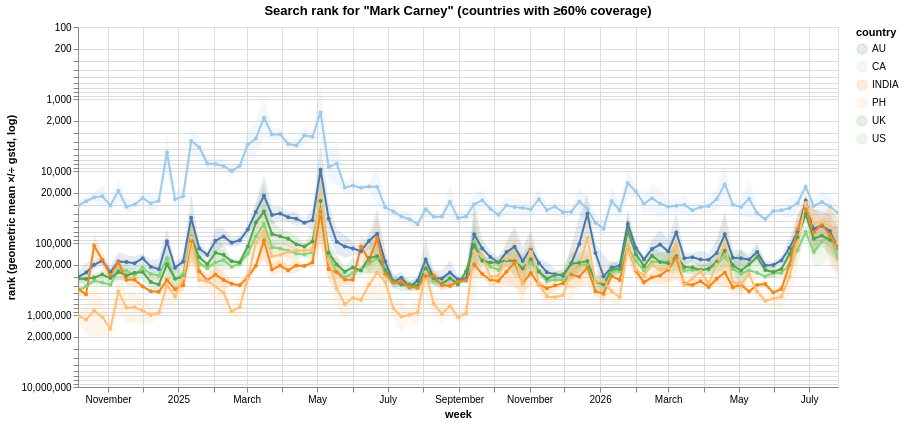

Here is the notebook cell this chart was saved with:
### Markdown cell above
The Carney chart is noisier and much less coupled. Instead of one worldwide bundle, you get a sustained elevation led by one country
- the Canadian series riding above 1 through roughly the spring-2025 stretch that maps onto his Liberal leadership win (March 2025) and the federal election (April/May 2025) (duh)

The next question we get rid of the median normalization. Here we answer "who cares most".

### Code cell
df = leader_dfs["Carney"]
comparable = df.loc[:, df.notna().mean() >= 0.6]      # keep countries present ≥60% of days
plot_rank(comparable, title='Search rank for "Mark Carney" (countries with ≥60% coverage)')

### Figure 1 — Vega-Lite specification as saved in the notebook (floating-point values rounded to 4 significant figures; data arrays with more than 128 entries replaced by an {"elided": "..."} marker saying what was removed)
{"config": {"view": {"continuousWidth": 300, "continuousHeight": 300}}, "layer": [{"mark": {"type": "area"}, "encoding": {"color": {"field": "country", "scale": {"scheme": "tableau20"}, "title": "country", "type": "nominal"}, "opacity": {"condition": {"test": {"and": [{"param": "param_94"}, {"param": "param_95"}]}, "value": 0.15}, "value": 0.0}, "tooltip": [{"field": "country", "type": "nominal"}, {"field": "date", "type": "temporal"}, {"field": "center", "format": ".2f", "title": "value", "type": "quantitative"}], "x": {"field": "date", "title": "week", "type": "temporal"}, "y": {"field": "lower", "scale": {"reverse": true, "type": "log"}, "title": "rank (geometric mean ×/÷ gstd, log)", "type": "quantitative"}, "y2": {"field": "upper"}}, "name": "view_38"}, {"mark": {"type": "line", "point": {"size": 16}}, "encoding": {"color": {"field": "country", "scale": {"scheme": "tableau20"}, "title": "country", "type": "nominal"}, "opacity": {"condition": {"test": {"and": [{"param": "param_94"}, {"param": "param_95"}]}, "value": 1.0}, "value": 0.12}, "tooltip": [{"field": "country", "type": "nominal"}, {"field": "date", "type": "temporal"}, {"field": "center", "format": ".2f", "title": "value", "type": "quantitative"}], "x": {"field": "date", "type": "temporal"}, "y": {"field": "center", "scale": {"reverse": true, "type": "log"}, "type": "quantitative"}}}], "data": {"name": "data-f928ff3222e526f72cac100968da1978"}, "height": 360, "params": [{"name": "param_94", "select": {"type": "point", "fields": ["country"]}, "bind": "legend", "views": ["view_38"]}, {"name": "param_95", "select": {"type": "point", "clear": "dblclick", "fields": ["country"], "nearest": true, "on": "click"}, "views": ["view_38"]}, {"name": "param_96", "select": {"type": "interval", "encodings": ["x", "y"]}, "bind": "scales", "views": ["view_38"]}], "title": "Search rank for \"Mark Carney\" (countries with ≥60% coverage)", "width": 760, "$schema": "https://vega.github.io/schema/vega-lite/v5.20.1.json", "datasets": {"data-f928ff3222e526f72cac100968da1978": {"elided": "570 records"}}}
